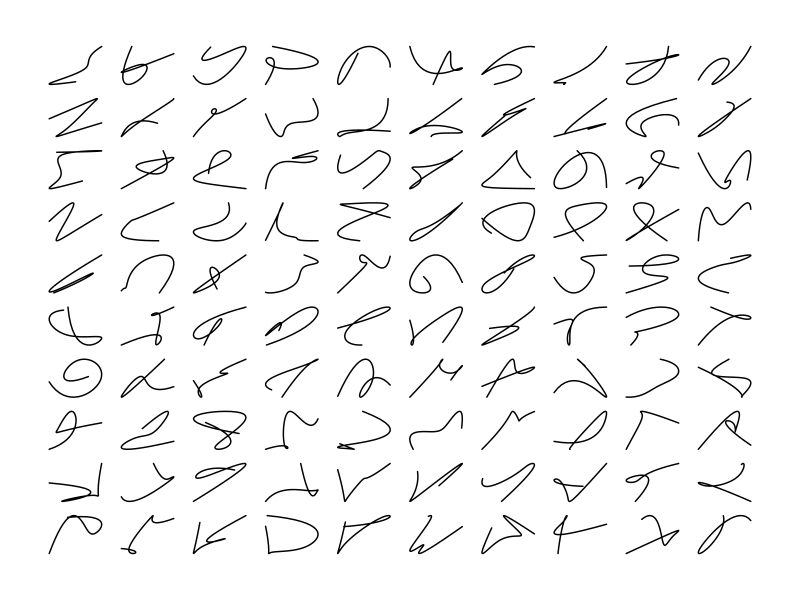

This chart was generated by the following R code:

# packages ####
library(dplyr)   # table operations with SQL-like grammar
library(purrr)   # Functional Programming tools
library(ggplot2) # graphical operations with a layer by layer grammar
library(ggforce) # additional graphical operations in the ggplot frame
library(cowplot) # arrange graphical elements into complex compound figures

# functions ####
#' Sample n points in an elliptic area
#' @description Point are sampled from uniform distribution in polar coordinates. The point set is then transformed to cartesian coordinates, scaled, and rotated.
#' @param n number of points
#' @param x0,y0 coordinates of the center of the sampling area
#' @param r radius of the sampling area
#' @param a rotation angle of the point set (radians)
#' @param scale_x scaling coefficient applied on the x axis
#' @return a dataframe with point rank, and xy coordinates columns

sample_ellipse <- function(
    n = 7, x0 = 0, y0 = 0, r = 1, a = -pi/6, scale_x = 0.5
  ) {
  r = sqrt(stats::runif(n, 0, r))
  theta = stats::runif(n, 0, 2*pi)

  # scale and rotate layout
  layout <- dplyr::tibble(
    n = 1:n,
    x0 = x0 + r * cos(theta),
    y0 = y0 + r * sin(theta)) |> 
    dplyr::mutate(x0 = x0 * scale_x) |> 
    dplyr::mutate(
      x = x0*cos(a) - y0*sin(a),
      y = x0*sin(a) + y0*cos(a)) |>
    dplyr::select(n,x,y)

  return(layout)
}

#' Render a spline curve from control points
#' @param data a dataframe with x and y columns defining control points.
#' @param type control if the spline starts and ends at the terminal control points.
#' @param n number of points generated for the spline
#' @param width,alpha arguments passed to `geom_bspline()`
#' @param coord coordinate system passed to `ggplot()`
#' @return a ggplot object
#'
render_spline <- function(
    data, n = 50, width = 0.5, alpha = 1, coord = NULL) {
  
  plot <- data |>
    ggplot2::ggplot(ggplot2::aes(x, y)) +
    ggforce::geom_bspline(
      lineend = "round", n = n, linewidth = width, alpha = alpha)
  
  return(plot + coord + ggplot2::theme_void())
  
}

# output ####

# generate individual glyphs shapes by sampling splines control points 
# adapted from https://inconvergent.net/2017/spline-script/

# parameters
set.seed(1)
n_sample = 100 # number of sampled glyphs
n_control = 6  # number of sampled control points

# create a set of 100 glyphs by iteratively sampling layouts and fitting a spline.
data_glyphs <- tibble(pattern = 1:100) |>  
  mutate(
    layout = map(pattern, ~ sample_ellipse(n = n_control)),
    plot = map(layout, ~ render_spline(..1))
  )

# layout the individuals plots on a 10x10 grid, with margin.
plot_glyphs <- plot_grid(plotlist = data_glyphs$plot, ncol = 10, scale = 0.8) + 
  theme(plot.margin = unit(c(1,1,1,1), "cm")) 

# export plot in the svg format
ggsave(
  plot_glyphs,
  file = "set_glyphs.svg",
  width = 148, height = 210, scale = 1, units = "mm")



